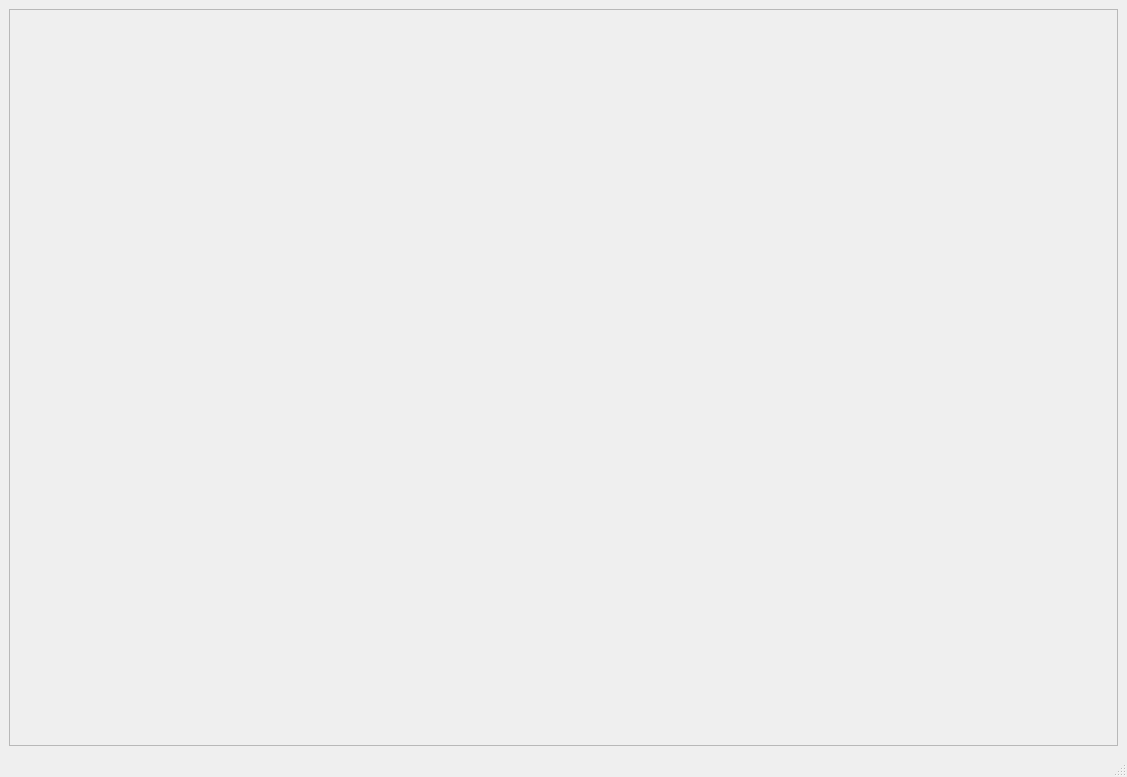
<?xml version="1.0" encoding="UTF-8"?>
<ui version="4.0">
 <class>MainWindow</class>
 <widget class="QMainWindow" name="MainWindow">
  <property name="geometry">
   <rect>
    <x>0</x>
    <y>0</y>
    <width>1127</width>
    <height>777</height>
   </rect>
  </property>
  <property name="windowTitle">
   <string>MainWindow</string>
  </property>
  <widget class="QWidget" name="centralwidget">
   <layout class="QHBoxLayout" name="horizontalLayout">
    <item>
     <widget class="QFrame" name="centralFrame">
      <property name="styleSheet">
       <string notr="true">border-image: url(:/images/background.svg) 0 0 0 0 stretch stretch;</string>
      </property>
      <property name="frameShape">
       <enum>QFrame::StyledPanel</enum>
      </property>
      <property name="frameShadow">
       <enum>QFrame::Raised</enum>
      </property>
     </widget>
    </item>
   </layout>
  </widget>
  <widget class="QMenuBar" name="menubar">
   <property name="geometry">
    <rect>
     <x>0</x>
     <y>0</y>
     <width>1127</width>
     <height>26</height>
    </rect>
   </property>
  </widget>
  <widget class="QStatusBar" name="statusbar"/>
 </widget>
 <resources/>
 <connections/>
</ui>
